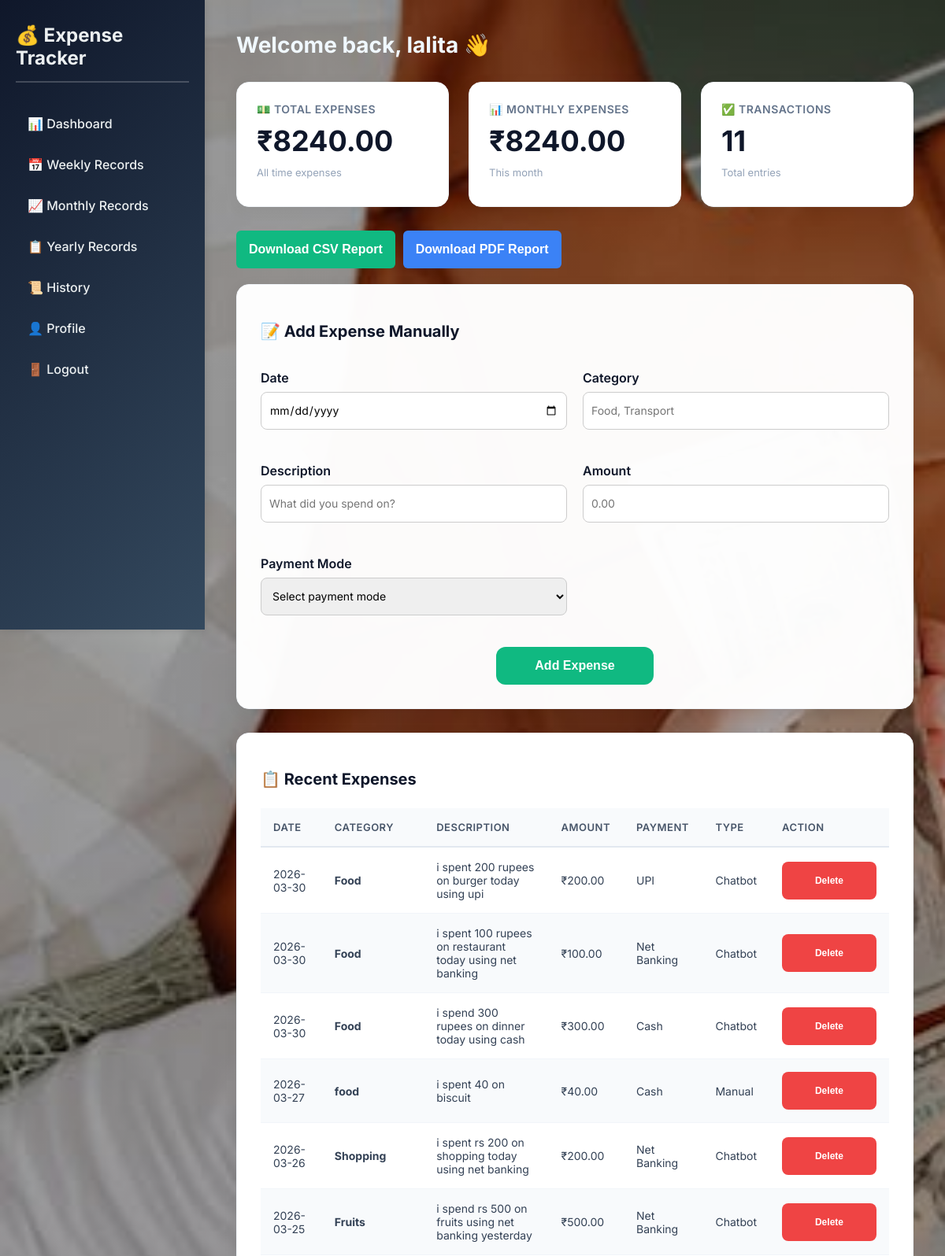
/dashboard (signed in, upper part), run on an earlier commit of the app's database.
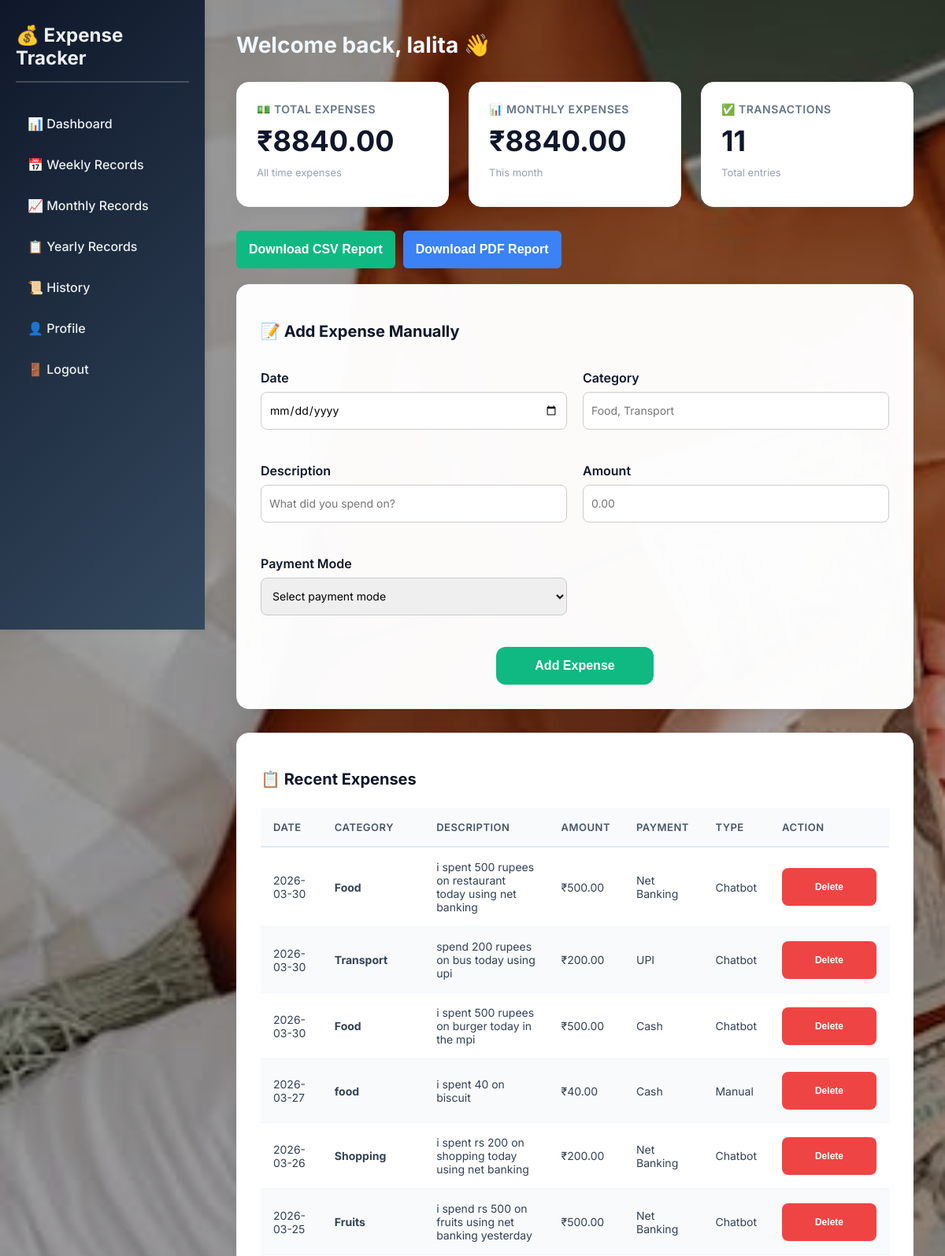
And on a later commit of the database.
### tables this page shows
CREATE TABLE expenses (
            id INTEGER PRIMARY KEY AUTOINCREMENT,
            user_id INTEGER NOT NULL,
            date TEXT NOT NULL,
            category TEXT NOT NULL,
            description TEXT NOT NULL,
            amount REAL NOT NULL,
            payment_mode TEXT NOT NULL,
            entry_type TEXT NOT NULL,
            FOREIGN KEY (user_id) REFERENCES users (id)
        );

### app.py (the view)
    def wrap(*args, **kwargs):
        if 'user_id' not in session:
            return redirect(url_for('login'))
        return f(*args, **kwargs)

### app.py (called while the page is built)
def get_db():
    db = sqlite3.connect('expense_tracker.db')
    db.row_factory = sqlite3.Row
    return db

def login_required(f):
    def wrap(*args, **kwargs):
        if 'user_id' not in session:
            return redirect(url_for('login'))
        return f(*args, **kwargs)
    wrap.__name__ = f.__name__
    return wrap

def get_user_expenses(user_id, start_date=None, end_date=None):
    db = get_db()
    query = 'SELECT * FROM expenses WHERE user_id = ?'
    params = [user_id]
    if start_date and end_date:
        query += ' AND date BETWEEN ? AND ?'
        params.extend([start_date, end_date])
    query += ' ORDER BY date DESC'
    return db.execute(query, params).fetchall()

### templates/dashboard.html (shortened to what the changed rows need)
<!DOCTYPE html>
<html lang="en">
<head>
    <link rel="stylesheet" href="{{ url_for('static', filename='css/style.css') }}">
    <link rel="stylesheet" href="{{ url_for('static', filename='css/chatbot.css') }}">
</head>
<body class="dashboard-page">
    <div class="dashboard">
        <div class="sidebar">
            <h2>💰 Expense Tracker</h2>
        </div>
        <div class="main-content">
            <h1 style="color: aliceblue;">Welcome back, {{ username }} 👋</h1>
            <div class="summary-cards">
                <div class="card">
                    <h3>💵 Total Expenses</h3>
                    <div class="card-value">₹{{ "%.2f"|format(total_expenses) }}</div>
                    <p>All time expenses</p>
                </div>
                <div class="card">
                    <h3>📊 Monthly Expenses</h3>
                    <div class="card-value">₹{{ "%.2f"|format(monthly_expenses) }}</div>
                    <p>This month</p>
                </div>
            </div>
            <div class="expense-form">
                <h2>📝 Add Expense Manually</h2>
            </div>
            <div class="expense-table">
                <h2>📋 Recent Expenses</h2>
                <table>
                    <thead>
                        <tr>
                            <th>Date</th>
                            <th>Category</th>
                            <th>Description</th>
                            <th>Amount</th>
                            <th>Payment</th>
                            <th>Type</th>
                            <th>Action</th>
                        </tr>
                    </thead>
                    <tbody>
                        {% if expenses %}
                        {% for expense in expenses %}
                        <tr>
                            <td>{{ expense.date }}</td>
                            <td><strong>{{ expense.category }}</strong></td>
                            <td>{{ expense.description }}</td>
                            <td>₹{{ "%.2f"|format(expense.amount) }}</td>
                            <td>{{ expense.payment_mode }}</td>
                            <td>{{ expense.entry_type }}</td>
                            <td>
                                <button class="btn btn-danger" style="padding:6px 12px;font-size:12px;"
                                    onclick="deleteExpense('{{ expense.id }}')">
                                    Delete
                                </button>
                            </td>
                        </tr>
                        {% endfor %}
                        {% else %}
                        <tr>
                            <td colspan="7">No expenses found</td>
                        </tr>
                        {% endif %}
                    </tbody>
                </table>
            </div>
        </div>
    </div>
</body>
</html>

What changed in the data, as far as the page shows it:
removed expenses: date "2026-03-30", category "Food", description "i spent 200 rupees on burger today using upi", amount "200.00", payment_mode "UPI", entry_type "Chatbot"
removed expenses: date "2026-03-30", category "Food", description "i spend 300 rupees on dinner today using cash", amount "300.00", payment_mode "Cash", entry_type "Chatbot"
changed expenses: description "i spent 100 rupees on restaurant today using net banking" → "i spent 500 rupees on restaurant today using net banking"; amount "100.00" → "500.00"
added expenses: date "2026-03-30", category "Transport", description "spend 200 rupees on bus today using upi", amount "200.00", payment_mode "UPI", entry_type "Chatbot"
added expenses: date "2026-03-30", category "Food", description "i spent 500 rupees on burger today in the mpi", amount "500.00", payment_mode "Cash", entry_type "Chatbot"
Also different on the page:
{{ "%.2f"|format(total_expenses) }}: "8240.00" → "8840.00"
{{ "%.2f"|format(monthly_expenses) }}: "8240.00" → "8840.00"
